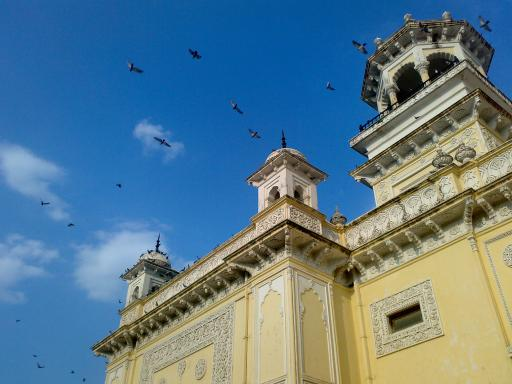
#> input picture data/home.jpg, 512 x 384 px
$ jupyter execute 10_03_Histograms_2D_Histograms.ipynb   (shell and % lines are left out)
#> lines starting #> are read from the running program, lines starting #| are printed output that depends on the picture; after the words box and inside, x2 and y2 are one past the last pixel; in counts of white or black regions, pixels touching at a corner belong together
[cell 1]
from __future__ import division
from __future__ import print_function
import numpy as np
import matplotlib.pyplot as plt
import cv2

# 目标
- 计算和绘制二维直方图。

# 1. 介绍
在前面的教程中，介绍了如何绘制一维直方图。之所以被称为一维直方图，是因为仅仅考虑了一个特征（即像素的亮度值）。在二维直方图中，要考虑两个特征。通常用于计算彩色图像的色调和饱和度两个特征。

在OpenCV中提供了一个例子来计算彩色直方图（源码的“samples/python/color_histogram.py”）。下面介绍如何创建一个彩色直方图，这对于理解之后的一些话题（例如直方图反向投影）非常有用。

# 2. 用OpenCV计算二维直方图
可以使用相同的函数**cv2.calcHist()**来计算。对于彩色直方图，首先需要将图像由BGR转换到HSV空间（在一维直方图中，将图像由BGR转换为GRAY）。对于二维直方图，参数进行如下调整：
- **channels = [0, 1]** - 因为需要计算Hue和Saturation两个特征。
- **bins = [180, 256]** - 表示Hue需要180个BINS，而Saturation需要256个BINS。
- **range = [0, 180, 0, 256]** - Hue的值介于0到180之间，Saturation的值介于0到256之间。

[cell 2]
img = cv2.imread('../data/home.jpg')
#> img is the input picture: shape (384, 512, 3); mean B, G, R 141.2, 123.9, 91.6
hsv = cv2.cvtColor(img, cv2.COLOR_BGR2HSV)
#> hsv: shape (384, 512, 3); mean H, S, V 68.6, 145.7, 162.9

hist = cv2.calcHist([hsv], [0, 1], None, [180, 256], [0, 180, 0, 256])
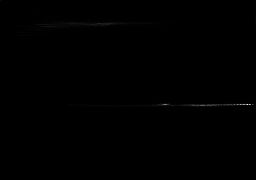
#> hist: shape (180, 256) float32; min 0, max 2776, mean 4.3; drawn with min black and max white

# 3. 用Numpy计算二维直方图
Numpy提供了专用函数**np.histogram2d()**函数来计算二维直方图。（对于一维直方图，使用**np.histogram()**函数）。

[cell 3]
img = cv2.imread('../data/home.jpg')
hsv = cv2.cvtColor(img, cv2.COLOR_BGR2HSV)
h = hsv[:, :, 0]
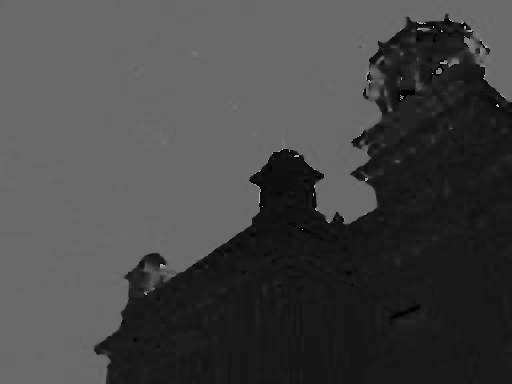
#> h: shape (384, 512); min 0, max 179, mean 68.6
s = hsv[:, :, 1]
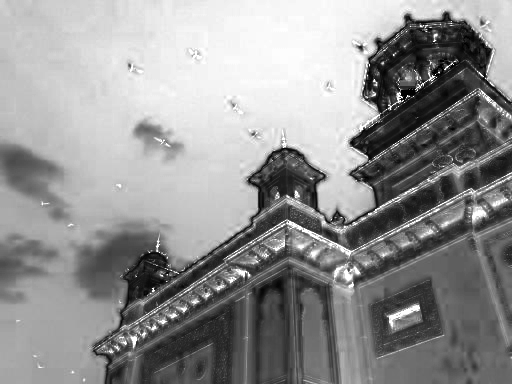
#> s: shape (384, 512); min 0, max 255, mean 145.7
hist, xbins, ybins = np.histogram2d(h.ravel(), s.ravel(), [180, 256], [[0, 180], [0, 256]])
#> xbins = 181 values from 0 to 180; ybins = 257 values from 0 to 256

第一个参数是Hue通道，第二个参数是Saturation通道，第三个参数是每个通道的BINS，第四个参数是两个通道的取值范围。

下面将讨论如何绘制颜色直方图。

# 4. 绘制二维直方图
## 4.1 使用cv2.imshow()
由于得到的结果是一个180x256的二维数组，因此可以直接用**cv2.imshow()**来显示。但是这样显示是一幅灰度图像，从中较难得到颜色信息，除非你知道不同颜色的Hue值。

## 4.2 使用Matplotlib
可以用**matplotlib.pyplot.imshow()**函数来绘制不同颜色的二维直方图，该方法可以更好的表示不同像素亮度。但是同样无法给出充足的颜色信息。之所以推荐这种方法是因为该方法简单而且比第一种方法效果更好。

> **注意**
> 在使用该函数时，插值（interpolation）标志设置为**nearest**会有较好的结果。

[cell 4]
plt.subplot(121), plt.imshow(img[:, :, ::-1])
plt.subplot(122), plt.imshow(hist, interpolation='nearest')
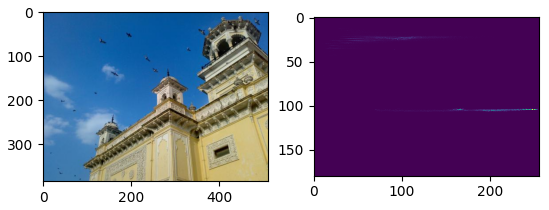
#> figure drawn by matplotlib, 2 panels

上面是输入图像的彩色直方图，X轴表示Saturation，Y轴表示Hue。

在直方图中，可以看到在H = 100和S = 200位置附近有比较大的值。这个区域的值对应着蓝天。另外一个位于H=25和S=200的
峰值对应着黄色的宫殿。可以用然和图像编辑工具（例如GIMP）来验证这一点。

## 4.3 OpenCV示例风格
下面的例子中首先创建一个HSV的颜色映射图，然后将其转换为BGR图像。用图像直方图的结果乘以该颜色映射图。在此之前还可以进行一些预处理来移除孤立像素，来获得更好的结果。

[cell 5]
import numpy as np
import cv2

# 建立hsv颜色映射图
hsv_map = np.zeros((180, 256, 3), np.uint8)
h, s = np.indices(hsv_map.shape[:2])
hsv_map[:, :, 0] = h
hsv_map[:, :, 1] = s
hsv_map[:, :, 2] = 255
hsv_map = cv2.cvtColor(hsv_map, cv2.COLOR_HSV2BGR)
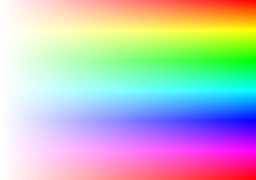
#> hsv_map: shape (180, 256, 3); mean B, G, R 190.8, 190.8, 190.9

img = cv2.imread('../data/home.jpg', cv2.IMREAD_COLOR)
img = cv2.pyrDown(img)
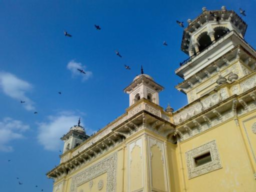
#> img: shape (192, 256, 3); mean B, G, R 141.3, 123.8, 91.4
hsv = cv2.cvtColor(img, cv2.COLOR_BGR2HSV)
#> hsv: shape (192, 256, 3); mean H, S, V 68.8, 144, 162.8

# 去除较暗的元素
dark = hsv[:, :, 2] < 32
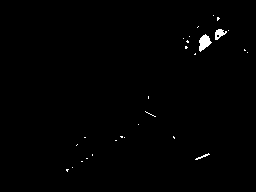
#> dark: shape (192, 256) bool; 0.65% white; 28 white regions (25 under 20 px), largest, box (x1, y1, x2, y2) and area: (199, 34, 212, 52) 137, (215, 29, 227, 40) 75, (195, 153, 210, 160) 29
hsv[dark] = 0
#> hsv: shape (192, 256, 3); mean H, S, V 68.5, 143.3, 162.7

hist = cv2.calcHist([hsv], [0, 1], None, [180, 256], [0, 180, 0, 256])

# 截断直方图中较大的元素
hist = np.clip(hist * 0.05 , 0, 1)
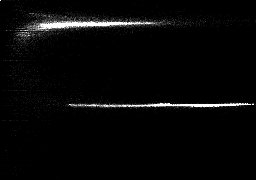
#> hist: shape (180, 256) float32; min 0, max 1, mean 0.0281
vis = hsv_map * hist[:, :, np.newaxis] / 255.0
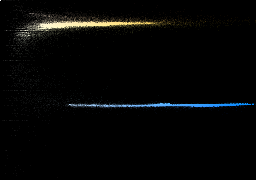
#> vis: shape (180, 256, 3) float32; mean B, G, R 0.0224, 0.0238, 0.0219

plt.subplot(121), plt.imshow(img[:, :, ::-1])
plt.subplot(122), plt.imshow(vis[:, :, ::-1], interpolation='none')
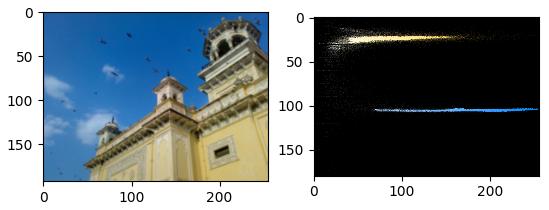
#> figure drawn by matplotlib, 2 panels

$ run again, with data/aero1.jpg copied over data/home.jpg
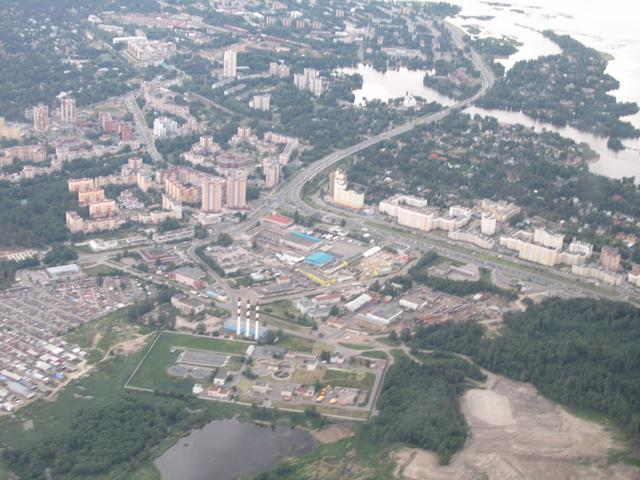
#> input picture data/aero1.jpg, 640 x 480 px
#> img is the input picture: shape (480, 640, 3); mean B, G, R 153.6, 150.4, 147.6
#> xbins = 181 values from 0 to 180; ybins = 257 values from 0 to 256
#> img: shape (240, 320, 3)
#> dark: shape (240, 320) bool; every value is 0
#> `[cell 5] import numpy as np import cv2  # 建立hsv颜色映射图 hsv_map = np.zero..`:
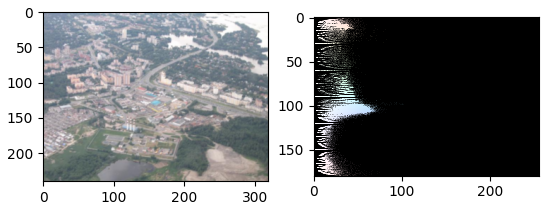
#> figure drawn by matplotlib, 2 panels
